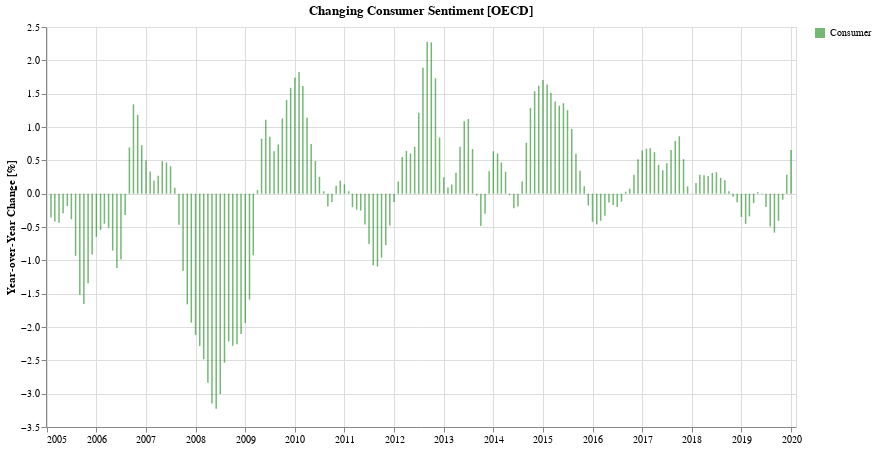

Notebook cell for this chart:
### Code cell
cUsaYoy = cUsaSubset.set_index('TIME').pct_change(12).apply(lambda v: v * 100).reset_index()
bUsaYoy = bUsaSubset.set_index('TIME').pct_change(12).apply(lambda v: v * 100).reset_index()

def yoyChartFor(df, label, color='navy'):
    return alt.Chart(df.dropna()[-180:]).mark_bar(width=1.5, color=f'{color}').transform_calculate(
        label=f"'{label}'",
        change_in_percent="format(datum.Value, ',.2f')",
    ).encode(
        alt.X('TIME:T', axis=alt.Axis(title='')),
        alt.Y('Value:Q', axis=alt.Axis(title='Year-over-Year Change [%]')),
        alt.Opacity('label:O', legend=alt.Legend(title="")),
        tooltip=[alt.Tooltip('TIME:T', format='%b %Y'), alt.Tooltip('change_in_percent:Q')]
    ).properties(
        title=f"Changing {label} Sentiment [OECD]",
        width=750,
        height=400
    )

cYoy = yoyChartFor(cUsaYoy, 'Consumer', 'green')
cYoy.display()

### Figure 1 — Vega-Lite specification as saved in the notebook (floating-point values rounded to 4 significant figures; data arrays with more than 128 entries replaced by an {"elided": "..."} marker saying what was removed)
{"config": {"view": {"continuousWidth": 400, "continuousHeight": 300}}, "data": {"name": "data-67b73c33eebd58833dec5c31591a2d85"}, "mark": {"type": "bar", "color": "green", "width": 1.5}, "encoding": {"opacity": {"type": "ordinal", "field": "label", "legend": {"title": ""}}, "tooltip": [{"type": "temporal", "field": "TIME", "format": "%b %Y"}, {"type": "quantitative", "field": "change_in_percent"}], "x": {"type": "temporal", "axis": {"title": ""}, "field": "TIME"}, "y": {"type": "quantitative", "axis": {"title": "Year-over-Year Change [%]"}, "field": "Value"}}, "height": 400, "title": "Changing Consumer Sentiment [OECD]", "transform": [{"calculate": "'Consumer'", "as": "label"}, {"calculate": "format(datum.Value, ',.2f')", "as": "change_in_percent"}], "width": 750, "$schema": "https://vega.github.io/schema/vega-lite/v4.0.2.json", "datasets": {"data-67b73c33eebd58833dec5c31591a2d85": {"elided": "180 records"}}}
